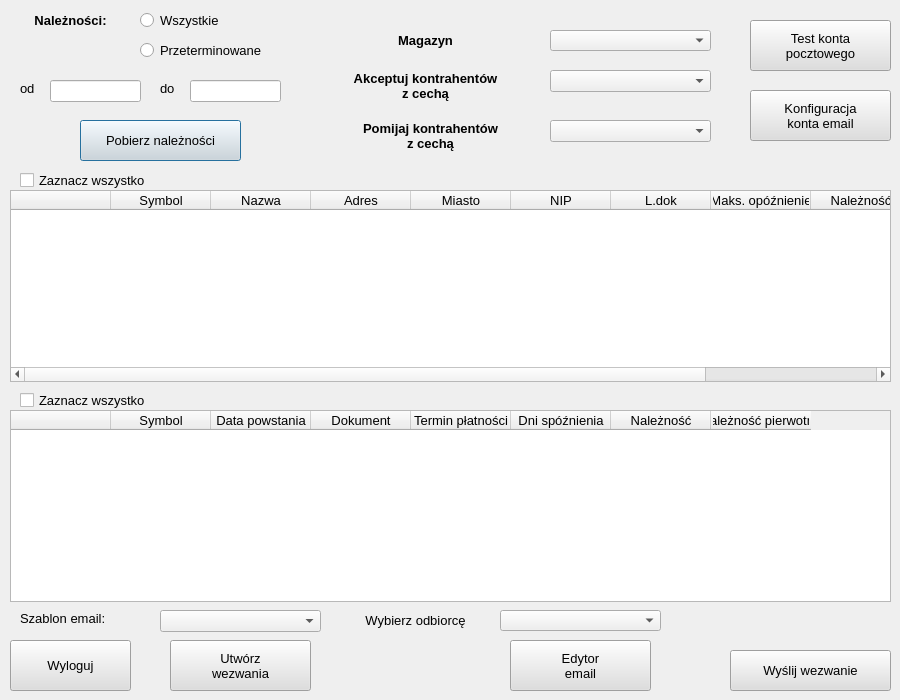
<?xml version="1.0" encoding="UTF-8"?>
<ui version="4.0">
 <class>Dialog</class>
 <widget class="QDialog" name="Dialog">
  <property name="geometry">
   <rect>
    <x>0</x>
    <y>0</y>
    <width>900</width>
    <height>700</height>
   </rect>
  </property>
  <property name="windowTitle">
   <string>Dialog</string>
  </property>
  <property name="styleSheet">
   <string notr="true"/>
  </property>
  <widget class="QPushButton" name="getPaymentsButton">
   <property name="geometry">
    <rect>
     <x>80</x>
     <y>120</y>
     <width>161</width>
     <height>41</height>
    </rect>
   </property>
   <property name="font">
    <font>
     <family>MS Shell Dlg 2</family>
     <pointsize>10</pointsize>
    </font>
   </property>
   <property name="styleSheet">
    <string notr="true">background-color: rgb(222, 222, 222);</string>
   </property>
   <property name="text">
    <string>Pobierz należności</string>
   </property>
  </widget>
  <widget class="QRadioButton" name="allPaymentsRadio">
   <property name="geometry">
    <rect>
     <x>140</x>
     <y>10</y>
     <width>101</width>
     <height>20</height>
    </rect>
   </property>
   <property name="font">
    <font>
     <pointsize>10</pointsize>
    </font>
   </property>
   <property name="text">
    <string>Wszystkie</string>
   </property>
  </widget>
  <widget class="QRadioButton" name="expiredPaymentsRadio">
   <property name="geometry">
    <rect>
     <x>140</x>
     <y>40</y>
     <width>161</width>
     <height>20</height>
    </rect>
   </property>
   <property name="font">
    <font>
     <pointsize>10</pointsize>
    </font>
   </property>
   <property name="text">
    <string>Przeterminowane</string>
   </property>
  </widget>
  <widget class="QLabel" name="Naleznosci">
   <property name="geometry">
    <rect>
     <x>20</x>
     <y>10</y>
     <width>101</width>
     <height>21</height>
    </rect>
   </property>
   <property name="font">
    <font>
     <pointsize>10</pointsize>
     <weight>75</weight>
     <bold>true</bold>
    </font>
   </property>
   <property name="styleSheet">
    <string notr="true"/>
   </property>
   <property name="text">
    <string>Należności:</string>
   </property>
   <property name="alignment">
    <set>Qt::AlignCenter</set>
   </property>
  </widget>
  <widget class="QLineEdit" name="fromLineEdit">
   <property name="geometry">
    <rect>
     <x>50</x>
     <y>80</y>
     <width>91</width>
     <height>22</height>
    </rect>
   </property>
   <property name="font">
    <font>
     <pointsize>10</pointsize>
    </font>
   </property>
  </widget>
  <widget class="QLineEdit" name="toLineEdit">
   <property name="geometry">
    <rect>
     <x>190</x>
     <y>80</y>
     <width>91</width>
     <height>22</height>
    </rect>
   </property>
   <property name="font">
    <font>
     <pointsize>10</pointsize>
    </font>
   </property>
   <property name="text">
    <string/>
   </property>
  </widget>
  <widget class="QLabel" name="od">
   <property name="geometry">
    <rect>
     <x>20</x>
     <y>80</y>
     <width>21</width>
     <height>16</height>
    </rect>
   </property>
   <property name="font">
    <font>
     <pointsize>10</pointsize>
    </font>
   </property>
   <property name="text">
    <string>od</string>
   </property>
  </widget>
  <widget class="QLabel" name="doLabel">
   <property name="geometry">
    <rect>
     <x>160</x>
     <y>80</y>
     <width>21</width>
     <height>16</height>
    </rect>
   </property>
   <property name="font">
    <font>
     <pointsize>10</pointsize>
    </font>
   </property>
   <property name="text">
    <string>do</string>
   </property>
  </widget>
  <widget class="QComboBox" name="warehouseCombo">
   <property name="geometry">
    <rect>
     <x>550</x>
     <y>30</y>
     <width>161</width>
     <height>21</height>
    </rect>
   </property>
   <property name="font">
    <font>
     <pointsize>10</pointsize>
    </font>
   </property>
  </widget>
  <widget class="QLabel" name="Magazyn">
   <property name="geometry">
    <rect>
     <x>380</x>
     <y>30</y>
     <width>91</width>
     <height>21</height>
    </rect>
   </property>
   <property name="font">
    <font>
     <pointsize>10</pointsize>
     <weight>75</weight>
     <bold>true</bold>
    </font>
   </property>
   <property name="styleSheet">
    <string notr="true"/>
   </property>
   <property name="text">
    <string>   Magazyn   </string>
   </property>
   <property name="alignment">
    <set>Qt::AlignCenter</set>
   </property>
  </widget>
  <widget class="QPushButton" name="endButton">
   <property name="geometry">
    <rect>
     <x>10</x>
     <y>640</y>
     <width>121</width>
     <height>51</height>
    </rect>
   </property>
   <property name="font">
    <font>
     <family>MS Shell Dlg 2</family>
     <pointsize>10</pointsize>
    </font>
   </property>
   <property name="styleSheet">
    <string notr="true">background-color: rgb(222, 222, 222);</string>
   </property>
   <property name="text">
    <string>Wyloguj</string>
   </property>
  </widget>
  <widget class="QPushButton" name="configEmailButton">
   <property name="geometry">
    <rect>
     <x>750</x>
     <y>90</y>
     <width>141</width>
     <height>51</height>
    </rect>
   </property>
   <property name="font">
    <font>
     <family>MS Shell Dlg 2</family>
     <pointsize>10</pointsize>
    </font>
   </property>
   <property name="styleSheet">
    <string notr="true">background-color: rgb(222, 222, 222);</string>
   </property>
   <property name="text">
    <string>Konfiguracja 
konta email</string>
   </property>
  </widget>
  <widget class="QPushButton" name="testEmailButton">
   <property name="geometry">
    <rect>
     <x>750</x>
     <y>20</y>
     <width>141</width>
     <height>51</height>
    </rect>
   </property>
   <property name="font">
    <font>
     <family>MS Shell Dlg 2</family>
     <pointsize>10</pointsize>
    </font>
   </property>
   <property name="styleSheet">
    <string notr="true">background-color: rgb(222, 222, 222);
border-color: rgb(0, 0, 0);</string>
   </property>
   <property name="text">
    <string>Test konta 
pocztowego</string>
   </property>
  </widget>
  <widget class="QPushButton" name="editEmailButton">
   <property name="geometry">
    <rect>
     <x>510</x>
     <y>640</y>
     <width>141</width>
     <height>51</height>
    </rect>
   </property>
   <property name="font">
    <font>
     <family>MS Shell Dlg 2</family>
     <pointsize>10</pointsize>
    </font>
   </property>
   <property name="styleSheet">
    <string notr="true">background-color: rgb(222, 222, 222);</string>
   </property>
   <property name="text">
    <string>Edytor 
 email </string>
   </property>
  </widget>
  <widget class="QPushButton" name="sendEmailButton">
   <property name="geometry">
    <rect>
     <x>730</x>
     <y>650</y>
     <width>161</width>
     <height>41</height>
    </rect>
   </property>
   <property name="font">
    <font>
     <family>MS Shell Dlg 2</family>
     <pointsize>10</pointsize>
    </font>
   </property>
   <property name="styleSheet">
    <string notr="true">background-color: rgb(222, 222, 222);</string>
   </property>
   <property name="text">
    <string>Wyślij wezwanie</string>
   </property>
  </widget>
  <widget class="QLabel" name="Akceptuj">
   <property name="geometry">
    <rect>
     <x>320</x>
     <y>60</y>
     <width>211</width>
     <height>51</height>
    </rect>
   </property>
   <property name="font">
    <font>
     <pointsize>10</pointsize>
     <weight>75</weight>
     <bold>true</bold>
    </font>
   </property>
   <property name="layoutDirection">
    <enum>Qt::LeftToRight</enum>
   </property>
   <property name="styleSheet">
    <string notr="true"/>
   </property>
   <property name="text">
    <string>Akceptuj kontrahentów 
z cechą</string>
   </property>
   <property name="alignment">
    <set>Qt::AlignCenter</set>
   </property>
  </widget>
  <widget class="QLabel" name="Pomijaj">
   <property name="geometry">
    <rect>
     <x>330</x>
     <y>110</y>
     <width>201</width>
     <height>51</height>
    </rect>
   </property>
   <property name="font">
    <font>
     <pointsize>10</pointsize>
     <weight>75</weight>
     <bold>true</bold>
    </font>
   </property>
   <property name="styleSheet">
    <string notr="true"/>
   </property>
   <property name="text">
    <string>Pomijaj kontrahentów 
z cechą</string>
   </property>
   <property name="alignment">
    <set>Qt::AlignCenter</set>
   </property>
  </widget>
  <widget class="QComboBox" name="acceptCombo">
   <property name="geometry">
    <rect>
     <x>550</x>
     <y>70</y>
     <width>161</width>
     <height>22</height>
    </rect>
   </property>
   <property name="font">
    <font>
     <pointsize>10</pointsize>
    </font>
   </property>
  </widget>
  <widget class="QComboBox" name="skipCombo">
   <property name="geometry">
    <rect>
     <x>550</x>
     <y>120</y>
     <width>161</width>
     <height>22</height>
    </rect>
   </property>
   <property name="font">
    <font>
     <pointsize>10</pointsize>
    </font>
   </property>
  </widget>
  <widget class="QTableWidget" name="PaymentsTable">
   <property name="geometry">
    <rect>
     <x>10</x>
     <y>190</y>
     <width>881</width>
     <height>192</height>
    </rect>
   </property>
   <property name="font">
    <font>
     <family>MS Shell Dlg 2</family>
     <pointsize>10</pointsize>
    </font>
   </property>
   <property name="editTriggers">
    <set>QAbstractItemView::NoEditTriggers</set>
   </property>
   <column>
    <property name="text">
     <string/>
    </property>
   </column>
   <column>
    <property name="text">
     <string>Symbol</string>
    </property>
    <property name="font">
     <font>
      <pointsize>10</pointsize>
     </font>
    </property>
   </column>
   <column>
    <property name="text">
     <string>Nazwa</string>
    </property>
    <property name="font">
     <font>
      <pointsize>10</pointsize>
     </font>
    </property>
   </column>
   <column>
    <property name="text">
     <string>Adres</string>
    </property>
    <property name="font">
     <font>
      <pointsize>10</pointsize>
     </font>
    </property>
   </column>
   <column>
    <property name="text">
     <string>Miasto</string>
    </property>
    <property name="font">
     <font>
      <pointsize>10</pointsize>
     </font>
    </property>
   </column>
   <column>
    <property name="text">
     <string>NIP</string>
    </property>
    <property name="font">
     <font>
      <pointsize>10</pointsize>
     </font>
    </property>
   </column>
   <column>
    <property name="text">
     <string>L.dok</string>
    </property>
    <property name="font">
     <font>
      <pointsize>10</pointsize>
     </font>
    </property>
   </column>
   <column>
    <property name="text">
     <string>Maks. opóźnienie</string>
    </property>
    <property name="font">
     <font>
      <pointsize>10</pointsize>
     </font>
    </property>
   </column>
   <column>
    <property name="text">
     <string>Należność</string>
    </property>
    <property name="font">
     <font>
      <pointsize>10</pointsize>
     </font>
    </property>
   </column>
   <column>
    <property name="text">
     <string>Email</string>
    </property>
    <property name="font">
     <font>
      <pointsize>10</pointsize>
     </font>
    </property>
   </column>
  </widget>
  <widget class="QTableWidget" name="CompanyTable">
   <property name="geometry">
    <rect>
     <x>10</x>
     <y>410</y>
     <width>881</width>
     <height>192</height>
    </rect>
   </property>
   <property name="font">
    <font>
     <family>MS Shell Dlg 2</family>
     <pointsize>10</pointsize>
    </font>
   </property>
   <column>
    <property name="text">
     <string/>
    </property>
   </column>
   <column>
    <property name="text">
     <string>Symbol</string>
    </property>
   </column>
   <column>
    <property name="text">
     <string>Data powstania</string>
    </property>
    <property name="font">
     <font>
      <pointsize>10</pointsize>
     </font>
    </property>
   </column>
   <column>
    <property name="text">
     <string>Dokument</string>
    </property>
    <property name="font">
     <font>
      <pointsize>10</pointsize>
     </font>
    </property>
   </column>
   <column>
    <property name="text">
     <string>Termin płatności</string>
    </property>
    <property name="font">
     <font>
      <pointsize>10</pointsize>
     </font>
    </property>
   </column>
   <column>
    <property name="text">
     <string>Dni spóźnienia</string>
    </property>
    <property name="font">
     <font>
      <pointsize>10</pointsize>
     </font>
    </property>
   </column>
   <column>
    <property name="text">
     <string>Należność</string>
    </property>
    <property name="font">
     <font>
      <pointsize>10</pointsize>
     </font>
    </property>
   </column>
   <column>
    <property name="text">
     <string>Należność pierwotna</string>
    </property>
    <property name="font">
     <font>
      <pointsize>10</pointsize>
     </font>
    </property>
   </column>
  </widget>
  <widget class="QCheckBox" name="PaymentsAllCheck">
   <property name="geometry">
    <rect>
     <x>20</x>
     <y>170</y>
     <width>161</width>
     <height>20</height>
    </rect>
   </property>
   <property name="font">
    <font>
     <pointsize>10</pointsize>
    </font>
   </property>
   <property name="text">
    <string>Zaznacz wszystko</string>
   </property>
  </widget>
  <widget class="QCheckBox" name="CompanyAllCheck">
   <property name="geometry">
    <rect>
     <x>20</x>
     <y>390</y>
     <width>161</width>
     <height>20</height>
    </rect>
   </property>
   <property name="font">
    <font>
     <pointsize>10</pointsize>
    </font>
   </property>
   <property name="text">
    <string>Zaznacz wszystko</string>
   </property>
  </widget>
  <widget class="QLabel" name="szablonLabel">
   <property name="geometry">
    <rect>
     <x>20</x>
     <y>610</y>
     <width>111</width>
     <height>16</height>
    </rect>
   </property>
   <property name="font">
    <font>
     <pointsize>10</pointsize>
    </font>
   </property>
   <property name="text">
    <string>Szablon email:</string>
   </property>
  </widget>
  <widget class="QComboBox" name="szablonCombo">
   <property name="geometry">
    <rect>
     <x>160</x>
     <y>610</y>
     <width>161</width>
     <height>22</height>
    </rect>
   </property>
   <property name="font">
    <font>
     <pointsize>10</pointsize>
    </font>
   </property>
  </widget>
  <widget class="QComboBox" name="receiverCombo">
   <property name="geometry">
    <rect>
     <x>500</x>
     <y>610</y>
     <width>161</width>
     <height>21</height>
    </rect>
   </property>
   <property name="font">
    <font>
     <pointsize>10</pointsize>
    </font>
   </property>
  </widget>
  <widget class="QLabel" name="Odbiorca">
   <property name="geometry">
    <rect>
     <x>340</x>
     <y>610</y>
     <width>151</width>
     <height>21</height>
    </rect>
   </property>
   <property name="font">
    <font>
     <pointsize>10</pointsize>
     <weight>75</weight>
     <bold>true</bold>
    </font>
   </property>
   <property name="styleSheet">
    <string notr="true"/>
   </property>
   <property name="text">
    <string>&lt;html&gt;&lt;head/&gt;&lt;body&gt;&lt;p&gt;&lt;span style=&quot; font-weight:400;&quot;&gt;Wybierz odbiorcę&lt;/span&gt;&lt;/p&gt;&lt;/body&gt;&lt;/html&gt;</string>
   </property>
   <property name="alignment">
    <set>Qt::AlignCenter</set>
   </property>
  </widget>
  <widget class="QPushButton" name="makeCallButton">
   <property name="geometry">
    <rect>
     <x>170</x>
     <y>640</y>
     <width>141</width>
     <height>51</height>
    </rect>
   </property>
   <property name="font">
    <font>
     <family>MS Shell Dlg 2</family>
     <pointsize>10</pointsize>
    </font>
   </property>
   <property name="styleSheet">
    <string notr="true">background-color: rgb(222, 222, 222);</string>
   </property>
   <property name="text">
    <string>Utwórz 
wezwania</string>
   </property>
  </widget>
 </widget>
 <resources/>
 <connections/>
</ui>
